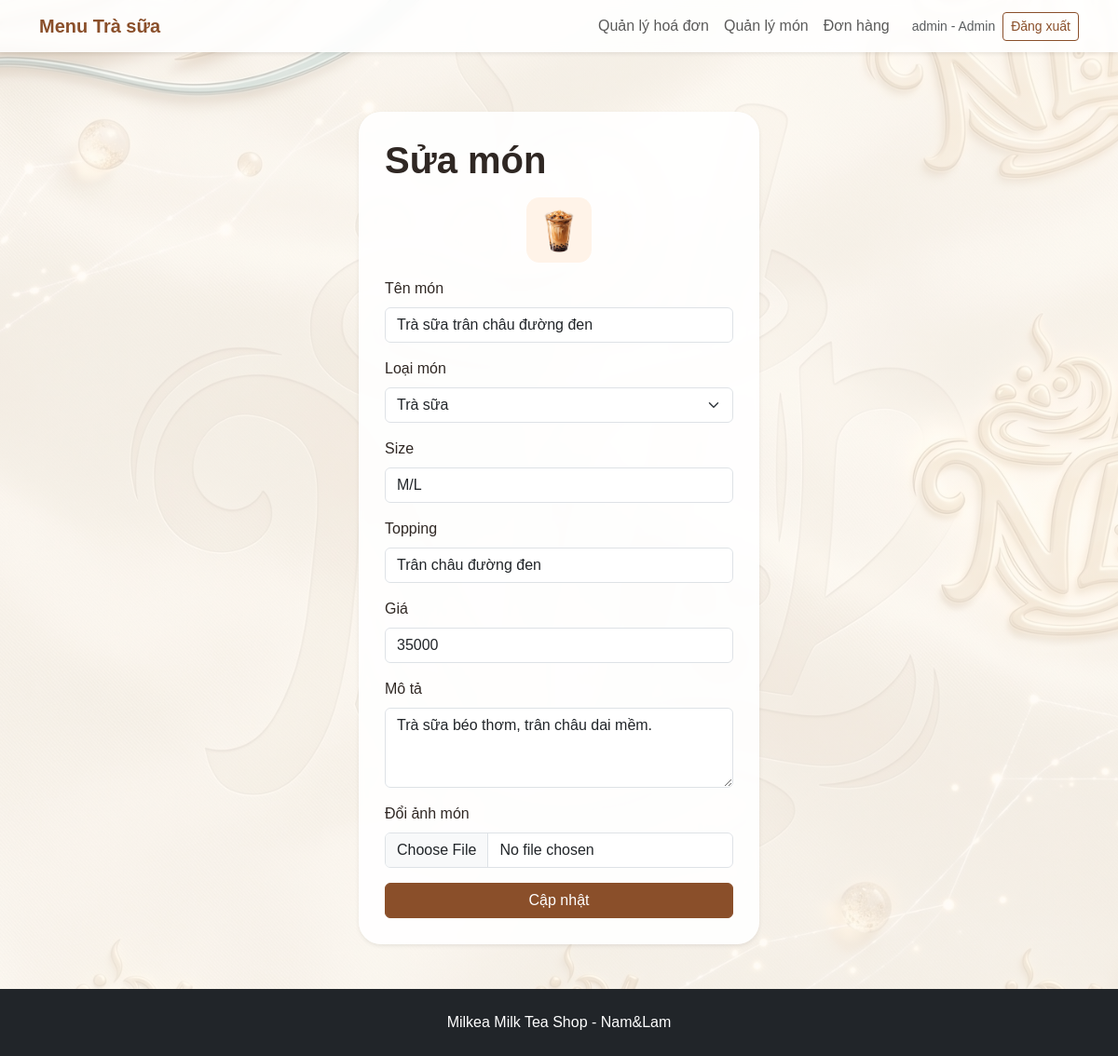
Page /admin/products/edit/2 (signed in) on the committed database.
### milk_tea_shop/models.py (models this page shows)
class Product(db.Model):
    __tablename__ = "products"
    id = db.Column(db.Integer, primary_key=True)
    name = db.Column(db.String(120), nullable=False)
    category = db.Column(db.String(80), nullable=False)
    size = db.Column(db.String(50), default="M/L")
    topping = db.Column(db.String(120), default="Không")
    price = db.Column(db.Integer, nullable=False)
    description = db.Column(db.Text, default="")
    image = db.Column(db.String(255), default="")
    order_items = db.relationship("OrderItem", backref="product", lazy=True)

### milk_tea_shop/routes.py (the view, shortened to what this page needs)
@main_bp.route("/admin/products/edit/<int:product_id>", methods=["GET", "POST"])
def edit_product(product_id):
    if not check_admin():
        return redirect(url_for("main.login"))
    product = Product.query.get_or_404(product_id)
    return render_template("edit_product.html", product=product, categories=CATEGORIES[1:])

### milk_tea_shop/routes.py (called while the page is built)
@main_bp.app_context_processor
def send_data_to_html():
    cart = session.get("cart", {})
    cart_count = 0
    for quantity in cart.values():
        cart_count += int(quantity)
    return {
        "money": money,
        "cart_count": cart_count
    }

def check_admin():
    if "user_id" not in session:
        flash("Vui lòng đăng nhập trước.", "warning")
        return False
    if session.get("role") != "admin":
        flash("Bạn không có quyền truy cập trang quản lý.", "danger")
        return False
    return True

### milk_tea_shop/templates/edit_product.html (shortened to what this page needs)
{% extends "base.html" %}
{% block content %}
<section class="container py-5">
    <div class="auth-card mx-auto shadow-sm">
        <h1 class="fw-bold mb-3">Sửa món</h1>
        <form method="POST" enctype="multipart/form-data">
            <div class="mb-3 text-center">
                {% if product.image %}
                <img src="{{ url_for('static', filename='images/' + product.image) }}" class="table-img" alt="{{ product.name }}">
                {% endif %}
            </div>
            <div class="mb-3">
                <label class="form-label">Tên món</label>
                <input type="text" class="form-control" name="name" value="{{ product.name }}" required>
            </div>
            <div class="mb-3">
                <label class="form-label">Loại món</label>
                <select class="form-select" name="category">
                    {% for c in categories %}
                    <option {% if product.category == c %}selected{% endif %}>{{ c }}</option>
                    {% endfor %}
                </select>
            </div>
            <div class="mb-3">
                <label class="form-label">Size</label>
                <input type="text" class="form-control" name="size" value="{{ product.size }}">
            </div>
            <div class="mb-3">
                <label class="form-label">Topping</label>
                <input type="text" class="form-control" name="topping" value="{{ product.topping }}">
            </div>
            <div class="mb-3">
                <label class="form-label">Giá</label>
                <input type="number" class="form-control" name="price" value="{{ product.price }}" required>
            </div>
            <div class="mb-3">
                <label class="form-label">Mô tả</label>
                <textarea class="form-control" name="description" rows="3">{{ product.description }}</textarea>
            </div>
            <div class="mb-3">
                <label class="form-label">Đổi ảnh món</label>
                <input type="file" class="form-control" name="image" accept="image/*">
            </div>
            <button type="submit" class="btn btn-brown w-100">Cập nhật</button>
        </form>
    </div>
</section>
{% endblock %}

### milk_tea_shop/static/css/style.css (style rules this page uses)
html, body { min-height: 100%; }
body { margin: 0; color: #2f2723; font-family: Arial, Helvetica, sans-serif; background: #fffaf5; }
body.app-body { background: linear-gradient(rgba(255, 250, 245, 0.70), rgba(255, 250, 245, 0.70)), url("../images/background.png"); background-size: cover; background-position: center; background-repeat: no-repeat; background-attachment: fixed; }
.btn-brown { background: #8a4f2a; color: #fff; border: 1px solid #8a4f2a; }
.hero-card, .auth-card, .stat-card, .search-box { background: rgba(255, 255, 255, 0.90); border-radius: 24px; padding: 28px; backdrop-filter: blur(3px); }
.auth-card { max-width: 430px; }
.table-img { width: 70px; height: 70px; object-fit: contain; background: #fff3e8; border-radius: 14px; padding: 6px; }
html, body { min-height: 100%; margin: 0; }
body { min-height: 100vh; display: flex; flex-direction: column; }

### rows in the picture
Product: image (picture), name "Trà sữa trân châu đường đen", category "Trà sữa", size "M/L", topping "Trân châu đường đen", price "35000", description "Trà sữa béo thơm, trân châu dai mềm."

### other values in the picture
{{ session.get('username') }} "admin"
{{ 'Admin' if session.get('role') == 'admin' else 'Khách hàng' }} "Admin"
